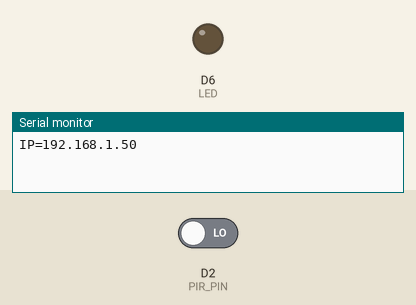
Simulated run of this sketch. Board: Arduino MKR. On the bench: output pins drawn as LEDs (lit = HIGH), the last lines printed to the serial monitor. The inputs (shaded band) are chosen by the test bench; at power-on: D2 (PIR_PIN) LOW. WiFi joins after 1.5 s; servers stay silent unless stated.

Above: at 2.7 s.
2.8 s: D2 (PIR_PIN) driven HIGH
At 3.8 s:
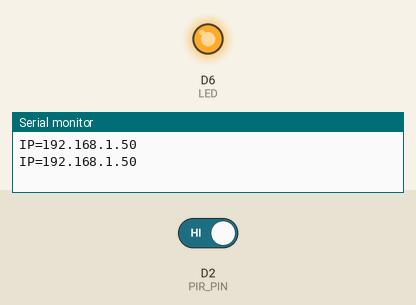
4.3 s: D2 (PIR_PIN) driven LOW
At 4.9 s:
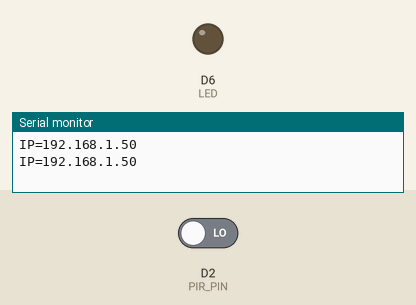
Timing chart, 0 to 7.3 s (numbered marks = the images above; inputs shaded):
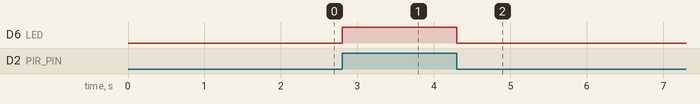

The sketch:

test_wifi.ino
```cpp
// test_wifi — Nano joins WiFi (DHCP address) and serves the sensor state.
//   Open http://<board-ip>/  -> "MOTION" or "idle"
//   LED: blinks while connecting, then shows the sensor state (on = motion).
//   The IP is printed over serial.

#include <WiFiNINA.h>
#include "arduino_secrets.h"

const int PIR_PIN = 2;
const int LED = LED_BUILTIN;
WiFiServer server(80);

void setup() {
  pinMode(PIR_PIN, INPUT_PULLDOWN);
  pinMode(LED, OUTPUT);
  Serial.begin(9600);

  WiFi.begin(SECRET_SSID, SECRET_PASS);
  while (WiFi.status() != WL_CONNECTED) {
    digitalWrite(LED, HIGH); delay(100);
    digitalWrite(LED, LOW);  delay(100);
  }
  server.begin();
  Serial.print("IP="); Serial.println(WiFi.localIP());
}

void loop() {
  int motion = digitalRead(PIR_PIN);
  digitalWrite(LED, motion);

  WiFiClient client = server.available();
  if (client) {
    client.readStringUntil('\n');         // request line
    while (client.available()) client.read();  // ignore the rest
    client.println("HTTP/1.1 200 OK");
    client.println("Content-Type: text/plain");
    client.println("Connection: close");
    client.println();
    client.println(motion == HIGH ? "MOTION" : "idle");
    client.print("raw=");
    client.println(motion);
    delay(2);
    client.stop();
  }

  static unsigned long last = 0;
  if (millis() - last > 3000) { last = millis(); Serial.print("IP="); Serial.println(WiFi.localIP()); }
}
```

arduino_secrets.example.h
```cpp
// WiFi credentials TEMPLATE.
// 1. Copy this file as "arduino_secrets.h" (in the same folder).
// 2. Fill in your network name and password.
// The real arduino_secrets.h is in .gitignore and is NOT committed.
#define SECRET_SSID "YOUR_WIFI_SSID"
#define SECRET_PASS "YOUR_WIFI_PASSWORD"
```

Measured:
- after the input at 2.8 s, D6 (LED): LOW → HIGH at once
- after the input at 4.3 s, D6 (LED): HIGH → LOW at once
